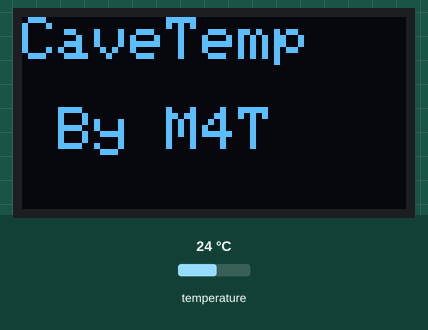
Bench run of a sketch on a simulated Arduino Uno, built with avr-gcc and run on an emulated ATmega328P. Parts: 128×64 one-colour display. Inputs (shaded band) come from the test bench; at power-on: temperature 24 °C.

Above: at 4.7 s.
At 7.5 s:
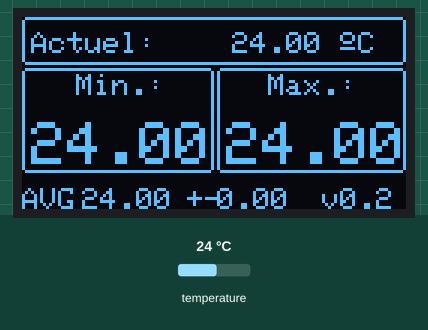
7.6 s: temperature set to 12 °C
At 10.9 s:
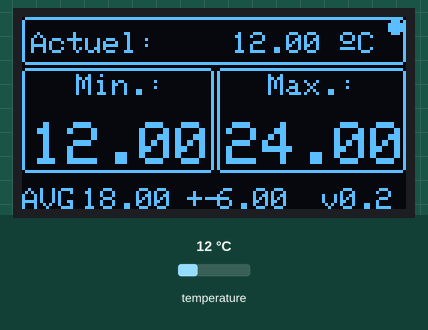
14.0 s: temperature set to 19 °C
At 18.5 s:
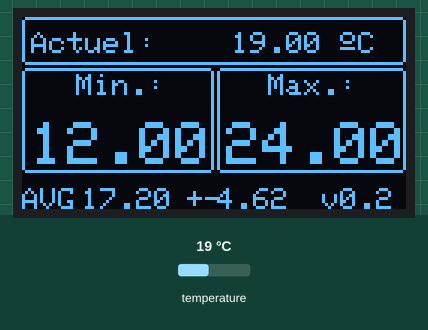
19.6 s: temperature set to 28 °C
At 21.8 s:
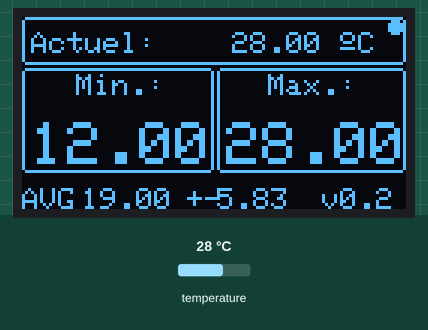
Timing chart, 0 to 23.3 s (numbered marks = the images above; inputs shaded):
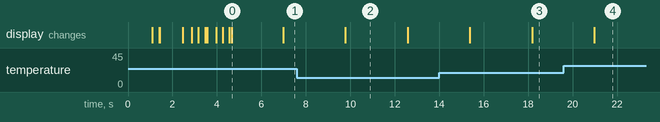

Measured:
- after the input at 7.6 s, the display: changes after 2.2 s (image 2)
- what the display in image 0 shows lasts 2.3 s, from 4.7 s to 7.0 s
- what the display in image 2 shows lasts 2.8 s, from 9.8 s to 12.6 s

The sketch:

TempCave.ino
```cpp
#include <Statistic.h>

#include <SPI.h>
#include <Wire.h>
#include <Adafruit_GFX.h>
#include <Adafruit_SSD1306.h>

#include <OneWire.h>
#include <DallasTemperature.h>

#define ONE_WIRE_BUS 7

#define SCREEN_WIDTH 128 // OLED display width, in pixels
#define SCREEN_HEIGHT 64 // OLED display height, in pixels

// Declaration for an SSD1306 display connected to I2C (SDA, SCL pins)
#define OLED_RESET     -1 // Reset pin # (or -1 if sharing Arduino reset pin)
Adafruit_SSD1306 display(SCREEN_WIDTH, SCREEN_HEIGHT, &Wire, OLED_RESET);

#define NUMFLAKES     10 // Number of snowflakes in the animation example

#define LOGO_HEIGHT   16
#define LOGO_WIDTH    16

Statistic myStat;

#define VERSION_SW    "v0.2"
float actualTemp = 1;


OneWire oneWire(ONE_WIRE_BUS);
DallasTemperature sensors(&oneWire);

void setup() {
  Serial.begin(9600);

  // SSD1306_SWITCHCAPVCC = generate display voltage from 3.3V internally
  if(!display.begin(SSD1306_SWITCHCAPVCC, 0x3c)) { // Address 0x3D for 128x64
    Serial.println(F("SSD1306 allocation failed"));
    for(;;); // Don't proceed, loop forever
  }

  // Show initial display buffer contents on the screen --
  // the library initializes this with an Adafruit splash screen.
  //display.display();
  //delay(2000); // Pause for 2 seconds

  // Clear the buffer
  display.clearDisplay();

  // Show the display buffer on the screen. You MUST call display() after
  // drawing commands to make them visible on screen!
  display.display();
  delay(1000);
  // display.display() is NOT necessary after every single drawing command,
  // unless that's what you want...rather, you can batch up a bunch of
  // drawing operations and then update the screen all at once by calling
  // display.display(). These examples demonstrate both approaches...

  testdrawtriangle();  // Draw triangles (outlines)

  testscrolltext();    // Draw scrolling text
  display.clearDisplay();

  myStat.clear();

  sensors.begin(); delay(1000);
}

void loop() {
  sensors.requestTemperatures();
  actualTemp = sensors.getTempCByIndex(0);
  //Serial.println(actualTemp);
  myStat.add(actualTemp);
  display.drawRoundRect(0,0,128,16,1,SSD1306_WHITE);
  display.setTextSize(1);
  display.setCursor(3,5);
  display.print("Actuel: ");
  display.setTextSize(1);
  display.setCursor(70,5);
  display.print(actualTemp);
  display.print(" ");
  display.setTextSize(1);
  display.cp437(true);
  display.write(167);
  display.setTextSize(1);
  display.print("C");

  if ( (myStat.count() % 2) == 0) {
    display.fillCircle(124, 3, 2, SSD1306_WHITE);
  }

  display.drawRoundRect(0,17,64,35,1,SSD1306_WHITE);
  display.setTextSize(1);
  display.setCursor(18,19);
  display.print("Min.: ");
  display.setTextSize(2);
  display.setCursor(3,35);
  display.print(myStat.minimum());

  display.drawRoundRect(65,17,63,35,1,SSD1306_WHITE);
  display.setTextSize(1);
  display.setCursor(82,19);
  display.print("Max.: ");
  display.setTextSize(2);
  display.setCursor(68,35);
  display.print(myStat.maximum());

  display.setTextSize(1);
  display.setCursor(0,57);
  display.print("AVG");
  display.setCursor(20,57);
  display.print(myStat.average());
  display.setCursor(55,57);
  display.print("+-");
  display.setCursor(65,57);
  display.print(myStat.pop_stdev());

  //Display Version
  display.setCursor(100,57);
  display.print(VERSION_SW);
  display.display();
  delay(2000);
  display.clearDisplay();
}

void testdrawtriangle(void) {
  display.clearDisplay();

  for(int16_t i=0; i<max(display.width(),display.height())/2; i+=5) {
    display.drawTriangle(
      display.width()/2  , display.height()/2-i,
      display.width()/2-i, display.height()/2+i,
      display.width()/2+i, display.height()/2+i, SSD1306_WHITE);
    display.display();
    delay(1);
  }

  delay(1000);
}

void testscrolltext(void) {
  display.clearDisplay();

  display.setTextSize(2); // Draw 2X-scale text
  display.setTextColor(SSD1306_WHITE);
  display.setCursor(0, 0);
  display.println(F("CaveTemp"));
  display.setCursor(12, 30);
  display.println(F("By M4T"));
  display.display();      // Show initial text
  delay(100);

  // Scroll in various directions, pausing in-between:
  display.startscrollright(0x00, 0x0F);
  delay(1000);
  display.stopscroll();
  delay(100);
  display.startscrollleft(0x00, 0x0F);
  delay(1000);
  display.stopscroll();
  delay(500);
}
```
